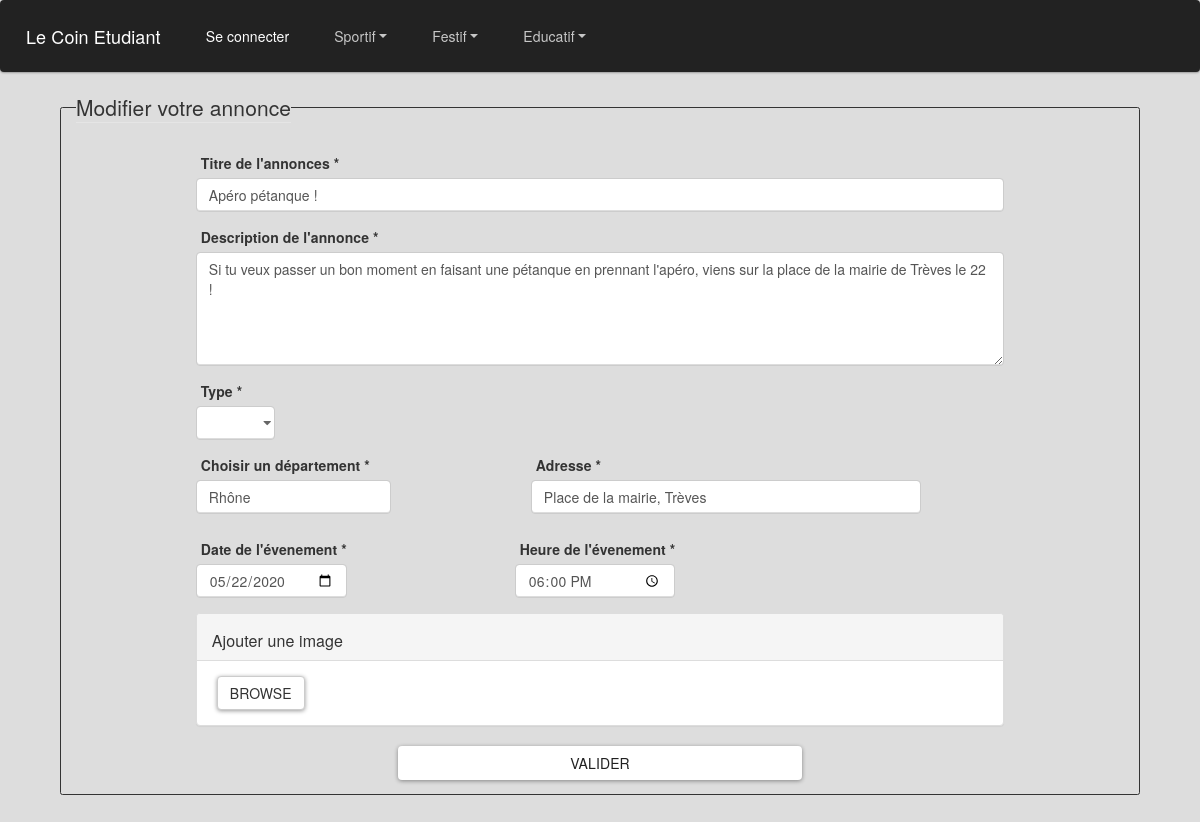
The page /controleur/ModifAnnonce.ctrl.php?id=8 on the database its author committed.
### tables this page shows
CREATE TABLE "annonce" (
	"id"	INTEGER,
	"idClient"	INTEGER,
	"type"	TEXT,
	"categorie"	TEXT,
	"sousCategorie"	TEXT,
	"titre"	TEXT,
	"contenu"	TEXT,
	"adresse"	TEXT,
	"nbParticipant"	INTEGER,
	"nbInteresse"	INTEGER,
	"departement"	TEXT,
	"datePrevu"	TEXT,
	"heurePrevu"	TEXT,
	"dateHeure"	TEXT,
	PRIMARY KEY("id"),
	FOREIGN KEY("idClient") REFERENCES "client"("id"),
	FOREIGN KEY("categorie") REFERENCES "categorie"("id")
);

### controleur/ModifAnnonce.ctrl.php (called while the page is built, shortened)
<?php
include_once("../modele/DAO.class.php");
$annonce = $dao->getAnnonceById($_GET["id"]);
$format_basique = $annonce->datePrevu;
$Date = date("Y-m-d", strtotime($format_basique));
include('../vue/ModifAnnonceview.php');
?>

### modele/DAO.class.php (called while the page is built, shortened)
<?php
class DAO
{
  private $db;
  function __construct()
  {
    try {
      $this->db = new PDO('sqlite:../modele/data/data.db');
    } catch (Exception $e) {
      die("erreur de connexion:".$e->getMessage());
    }
  }
  function getAnnonceById(int $id): Annonce{
    $requ="SELECT * FROM annonce WHERE id='$id'";
    $res = $this->db->query($requ);
    $result = $res->fetchAll(PDO::FETCH_CLASS|PDO::FETCH_PROPS_LATE, "Annonce");
    return $result[0];
  }
}
$dao = new DAO();
?>

### vue/ModifAnnonceview.php (the view, shortened to what this page needs)
<!DOCTYPE html>
<html lang="en" dir="ltr">
<head>
  <link rel="stylesheet" href="../vue/css/bootstrap.min.css">
  <link rel="stylesheet" href="../vue/css/Annoncesview.css">
  <link rel="stylesheet" href="../vue/css/AjoutAnnonceview.css">
  <link rel="stylesheet" href="../vue/css/Header.css">
  <link rel="stylesheet" href='../vue/css/jquery.flipster.css'>
  <link rel="stylesheet" href="../vue/css/bootstrap-imageupload.css">
  <link href="https://maxcdn.bootstrapcdn.com/bootstrap/3.3.7/css/bootstrap.min.css" rel="stylesheet">
</head>
<body>
  <header>
    <?php include('header.php') ?>
  </header>
  <body>
    <fieldset class="container border-10 rounded" style="width:90%;margin-bottom:7em;">
      <legend  class="w-auto">Modifier votre annonce</legend>
      <form class="container" style="width:80%; margin-top:10px" action="../controleur/ModifAnnonce.ctrl.php?id=<?=$annonce->id?>" method="POST" enctype="multipart/form-data" >
        <div class="justify-content-center">
          <div class="form-group">
            <label for="titreAnnonce">Titre de l'annonces *</label>
            <input type="text" class="form-control" name="titre" id="titreAnnonce" placeholder="Saisissez un titre clair pour votre annonce." maxlength="60" value="<?= $annonce->titre ?>" required>
          </div>
          <div class="form-group">
            <label for="descriptionTextArea">Description de l'annonce * </label>
            <textarea class="form-control" name="contenu" id="descritionAnnonce" rows="5" placeholder="Saississez une description précise afin de mettre en valeur votre annonce." minlength="10" maxlength="500" required><?= $annonce->contenu ?> </textarea>
          </div>
          <div class="row">
            <div class="form-group" style="margin-left:15px;margin-right:30px;">
              <label for="type">Type *</label>
              <select class="form-control" id="categorieAnnonce" name="type" onChange="addSelectedCat(this);" style="width:150%;" required>
                <option value=""></option>
                <option value="<?=$annonce->type?>"> <?= ucfirst($annonce->type) ?> </option>
              </select>
            </div>
          </div>
          <div class="row">
            <div class="form-group" style="margin-right:10em; margin-left:15px;">
              <label for="DepartementInput"> Choisir un département * </label>
              <div class="autocomplete">
                <input type="text" class="form-control inputFiltre" id="myInput" name="departement" value="<?= $annonce->departement ?>" autocomplete="off" placeholder="Commencer à écrire pour avoir des propositions" required maxlength="35">
              </div>
            </div>
            <div class="form-group">
              <label for="DepartementInput"> Adresse * </label>
              <input type="text" class="form-control" name="adresse" value="<?=$annonce->adresse?>" placeholder="Saisissez l'adresse de l'évenement" style="width:200%;" required>
            </div>
          </div>
          <div class="row">
            <div class="form-group" style="margin-right:12em; margin-left:15px;">
              <label for="date-input"> Date de l'évenement *</label>
              <input class="form-control" type="date" name="datePrevu" value="<?=$Date?>" required>
            </div>
            <div class="form-group">
              <label for="heure-input"> Heure de l'évenement *</label>
              <input class="form-control" type="time" name="heurePrevu" value="<?=$annonce->heurePrevu?>" required>
            </div>
          </div>
          <div class="imageupload panel panel-default">
            <div class="panel-heading clearfix">
              <h3 class="panel-title pull-left">Ajouter une image</h3>
            </div>
            <div class="file-tab panel-body">
              <label class="btn btn-default btn-file">
                <span>Browse</span>
              </label>
            </div>
          </div>
          <div class="text-center" style="margin-bottom:1em;">
            <button class="btn btn-light" style="width:50%;" name="updatesubmit" type="submit" id="contact-submit" value"submit">Valider</button>
          </div>
        </form>
      </fieldset>
    </body>
  </body>
  </html>

### vue/css/Annoncesview.css (style rules this page uses)
html body { background-color: #DDDDDD; }
label { margin-left: 5px; }
.autocomplete { position: relative; padding-bottom: 10px; }

### vue/css/AjoutAnnonceview.css (style rules this page uses)
html body { background-color: #DDDDDD; }
.border-10 { border-style:solid; border-width: 1px; }
.autocomplete { position: relative; padding-bottom: 10px; }

### vue/css/Header.css (style rules this page uses)
.form-control { border: 1px solid lightgrey; border-radius: 5px; }

### vue/footer.php (style rules this page uses)
html { position: relative; min-height: 100%; }

### rows shown on the page
annonce: titre "Apéro pétanque !", contenu "Si tu veux passer un bon moment en faisant une pétanque en prennant l'apéro, viens sur la place de la mairie de Trèves le 22 !", departement "Rhône", adresse "Place de la mairie, Trèves", datePrevu "05/22/2020", heurePrevu "18:00"
